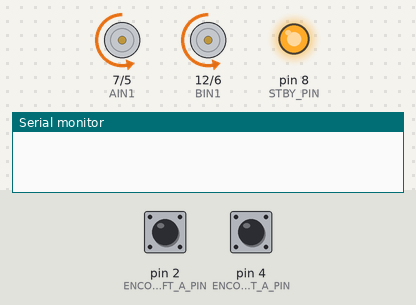
The sketch below on a simulated Arduino Uno, built with avr-gcc and run on an emulated ATmega328P. Shown: direction and speed pins drawn as motors (green arrow = direction pin HIGH = forward, orange = LOW = backward, longer = more drive, stopped while the standby pin is LOW), output pins drawn as LEDs (lit = HIGH), the last lines printed to the serial monitor. Inputs (shaded band) come from the test bench; at power-on: pin 2 (ENCODER_LEFT_A_PIN) HIGH, pin 4 (ENCODER_RIGHT_A_PIN) HIGH.

Above: at 1.0 s.
At 3.0 s:
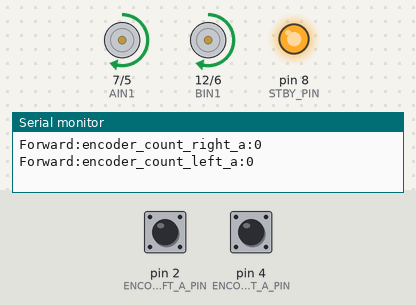
At 5.0 s:
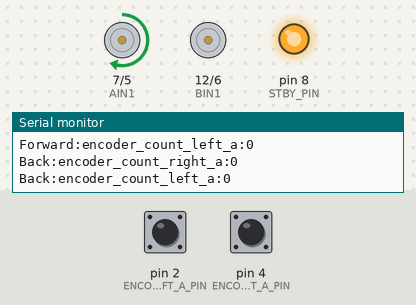
At 7.0 s:
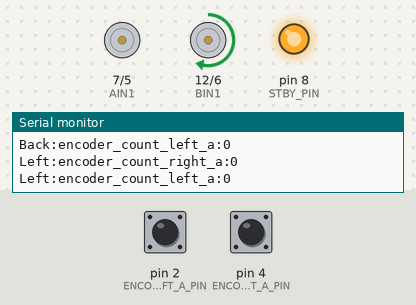
Timing chart, 0 to 10.4 s (numbered marks = the images above):
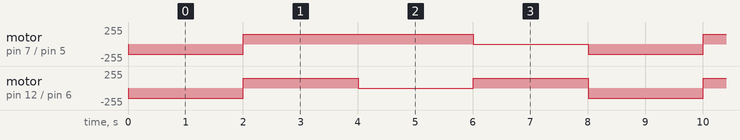

Measured:
- by itself, motor on pin 7 (AIN1) / pin 5 (PWMA_LEFT): repeats every 8.0 s: forward 150/255 4.0 s, stopped 2.0 s, backward 150/255 2.0 s
- by itself, motor on pin 12 (BIN1) / pin 6 (PWMB_RIGHT): repeats every 8.0 s: forward 150/255 2.0 s, stopped 2.0 s, forward 150/255 2.0 s, backward 150/255 2.0 s

The sketch:

Balanced_Car.ino
```cpp
#include "Motor.h"


Motor Motor;

/*You can set the speed: 0~255 */
#define SPEED 150

char strbuf[][50]={
                    "Forward:encoder_count_right_a:",
                    "Forward:encoder_count_left_a:",
                    "Back:encoder_count_right_a:",
                    "Back:encoder_count_left_a:",
                    "Left:encoder_count_right_a:",
                    "Left:encoder_count_left_a:",
                    "Right:encoder_count_right_a:",
                    "Right:encoder_count_left_a:"
                   };

void setup()
{
  Motor.Pin_init();
  Motor.Encoder_init();
  Serial.begin(9600);
}

void loop() {

   for(int i = 0,j=0; i < 4,j<8; i++)
  {
    (Motor.*(Motor.MOVE[i]))(SPEED);
    delay(2000);
    Serial.print(strbuf[j++]);
    Serial.println(Motor.encoder_count_right_a);
    Serial.print(strbuf[j++]);
    Serial.println(Motor.encoder_count_left_a);
    Motor.encoder_count_right_a=0;
    Motor.encoder_count_left_a=0;
    }
}
```

Measuring_speed.cpp
```cpp
#include "Motor.h"
#include "PinChangeInt.h"


void Motor::Encoder_init()
{
  attachInterrupt(digitalPinToInterrupt(ENCODER_LEFT_A_PIN), EncoderCountLeftA, CHANGE);
  attachPinChangeInterrupt(ENCODER_RIGHT_A_PIN, EncoderCountRightA, CHANGE);
}

unsigned long Motor::encoder_count_right_a;
//Getting right wheel speed.
static void Motor::EncoderCountRightA()
{
  Motor::encoder_count_right_a++;
}


unsigned long Motor::encoder_count_left_a;
//Getting left wheel speed.
static void Motor::EncoderCountLeftA()
{
  Motor::encoder_count_left_a++;
}
```

Motor.cpp
```cpp
#include <Arduino.h>
#include "Motor.h"

void Motor::Pin_init()
{
  pinMode(AIN1, OUTPUT);
  pinMode(BIN1, OUTPUT);
  pinMode(PWMA_LEFT, OUTPUT);
  pinMode(PWMB_RIGHT, OUTPUT);
  pinMode(STBY_PIN, OUTPUT);
  digitalWrite(STBY_PIN, HIGH);
}

Motor::Motor()
{
  MOVE[0] = &Motor::Forward;
  MOVE[1] = &Motor::Back;
  MOVE[2] = &Motor::Left;
  MOVE[3] = &Motor::Right;
}

void Motor::Stop()
{
  digitalWrite(AIN1, HIGH);
  digitalWrite(BIN1, LOW);
  analogWrite(PWMA_LEFT, 0);
  analogWrite(PWMB_RIGHT, 0);
}

void Motor::Forward(int speed)
{
  digitalWrite(AIN1, 0);
  digitalWrite(BIN1, 0);
  analogWrite(PWMA_LEFT, speed);
  analogWrite(PWMB_RIGHT, speed);
}

void Motor::Back(int speed)
{
  digitalWrite(AIN1, 1);
  digitalWrite(BIN1, 1);
  analogWrite(PWMA_LEFT, speed);
  analogWrite(PWMB_RIGHT, speed);
}


void Motor::Left(int speed)
{
  digitalWrite(AIN1, 1);
  digitalWrite(BIN1, 1);
  analogWrite(PWMA_LEFT, speed);
  analogWrite(PWMB_RIGHT, 0);
}

void Motor::Right(int speed)
{
  digitalWrite(AIN1, 1);
  digitalWrite(BIN1, 1);
  analogWrite(PWMA_LEFT,0);
  analogWrite(PWMB_RIGHT,speed);
}
```

Motor.h
```cpp
#ifndef _MOTOR_H
#define _MOTOR_H


class Motor
{
  public:
          Motor();

          void Pin_init();
          /*Measuring_speed*/
          void Encoder_init();
          static void EncoderCountRightA();
          static void EncoderCountLeftA();

          void (Motor::*MOVE[4])(int speed);
          void Stop();
          void Forward(int speed);
          void Back(int speed);
          void Left(int speed);
          void Right(int speed);

  public:
          static unsigned long encoder_count_right_a;
          static unsigned long encoder_count_left_a;

  private:
          /*Motor pin*/
          #define AIN1 7
          #define PWMA_LEFT 5
          #define BIN1 12
          #define PWMB_RIGHT 6
          #define STBY_PIN 8

          /*Encoder measuring speed  pin*/
          #define ENCODER_LEFT_A_PIN 2
          #define ENCODER_RIGHT_A_PIN 4

  };


#endif
```
